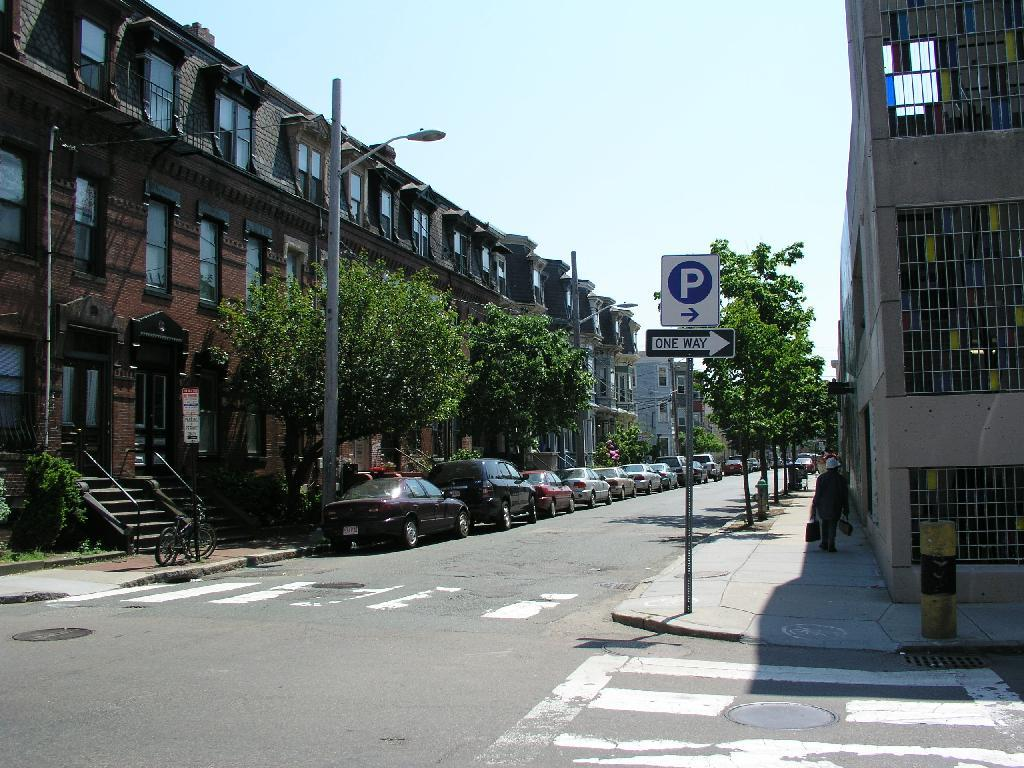
#> input picture data/i05june05_static_street_boston_p1010764.jpeg, 1024 x 768 px
$ jupyter execute --allow-errors 2019-12-03-retina-chicago-tests-copie.ipynb
#> lines starting #> are read from the running program, lines starting #| are printed output that depends on the picture
[cell 1]
import numpy as np
import matplotlib.pyplot as plt

#> (a cell that did not finish here is left out)

[cell 3]
#args = init(filename='../data/2019-07-23')
from easydict import EasyDict
args = EasyDict({'w': 28,
 'minibatch_size': 10,
 'train_batch_size': 1000,
 'test_batch_size': 126,
 'noise_batch_size': 1000,
 'mean': 0.1307,
 'std': 0.3081,
 'N_pic': 1718,
 'N_X': 1718,
 'N_Y': 2444,
 'N_X2': 98,
 'N_Y2': 140,
 'offset_std': 30,
 'offset_max': 34,
 'noise': 0.75,
 'contrast': 0.7,
 'sf_0': 0.1,
 'B_sf': 0.1,
 'N_theta': 6,
 'N_azimuth': 48,
 'N_eccentricity': 24,
 'N_phase': 2,
 'rho': 1.41,
 'bias_deconv': True,
 'p_dropout': 0.5,
 'dim1': 1000,
 'dim2': 1000,
 'lr': 0.005,
 'do_adam': 'adam',
 'bn1_bn_momentum': 0,
 'bn2_bn_momentum': 0,
 'momentum': 0,
 'epochs': 60,
 'num_processes': 1,
 'no_cuda': True,
 'log_interval': 20,
 'verbose': 1,
 'filename': '../data/2019-07-23',
 'seed': 2019,
 'N_cv': 10,
 'do_compute': True,
 'save_model': True,
 'zoomW': 300})

[cell 4]
print('N_X :', args.N_X)
print('N_Y :', args.N_Y)
print('N_theta :', args.N_theta)
print('N_azimuth :', args.N_azimuth)
print('N_eccentricity :', args.N_eccentricity)
print('N_phase :', args.N_phase)

[cell 5]
args.N_X, args.N_Y = 768, 1024
args_N_pic = args.N_Y

#> (a cell that did not finish here is left out)

#> (a cell that did not finish here is left out)

#> (a cell that did not finish here is left out)

#> (a cell that did not finish here is left out)

#> (a cell that did not finish here is left out)

#> (a cell that did not finish here is left out)

#> (a cell that did not finish here is left out)

#> (a cell that did not finish here is left out)

#> (a cell that did not finish here is left out)

#> (a cell that did not finish here is left out)

[cell 16]
from PIL import Image
impath = 'data/i05june05_static_street_boston_p1010764.jpeg'
im = Image.open(impath)
#> im is the input picture: PIL image 1024x768 RGB; mean R, G, B 109.8, 118.8, 118.3

[cell 17]
im

[cell 18]
im_color_npy = np.asarray(im)
im_color_npy

[cell 19]
im_bw = im.convert("L")
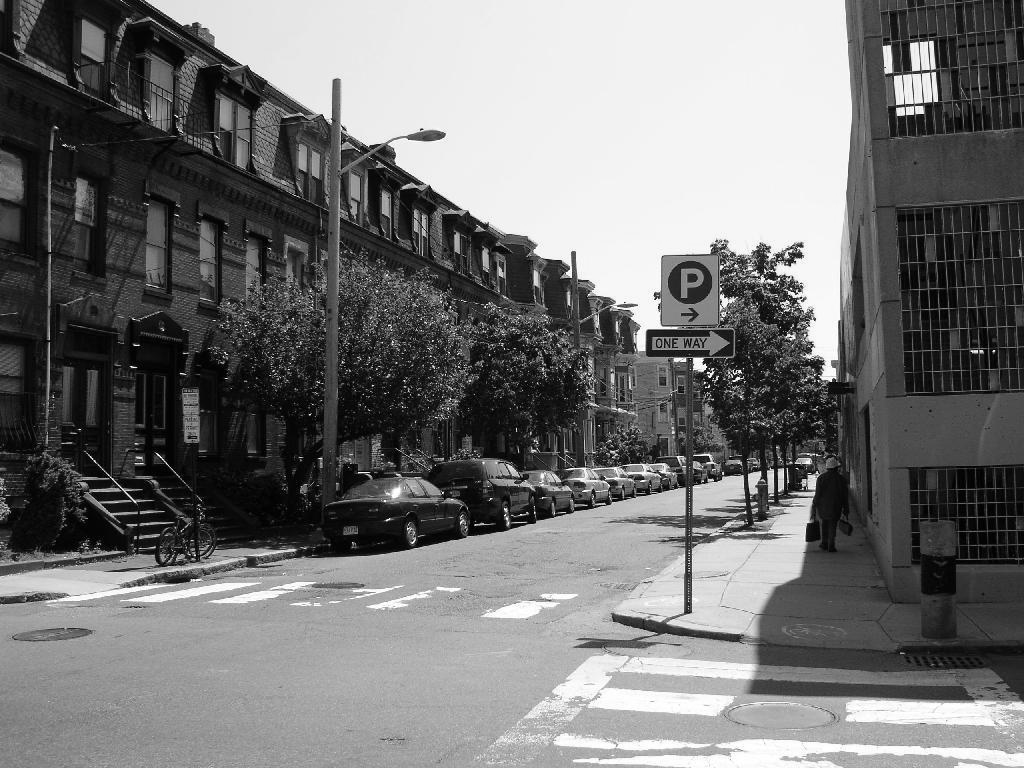
#> im_bw: PIL image 1024x768 L; min 0, max 255, mean 116.1

[cell 20]
im_bw

[cell 21]
im_npy = np.asarray(im_bw)

[cell 22]
im_npy

[cell 23]
args.N_X, args.N_Y = im_npy.shape
#> args.N_X = 768; args.N_Y = 1024
args_N_pic = args.N_Y
#> args_N_pic = 1024


$ run again, with data/i05june05_static_street_boston_p1010785.jpeg copied over data/i05june05_static_street_boston_p1010764.jpeg
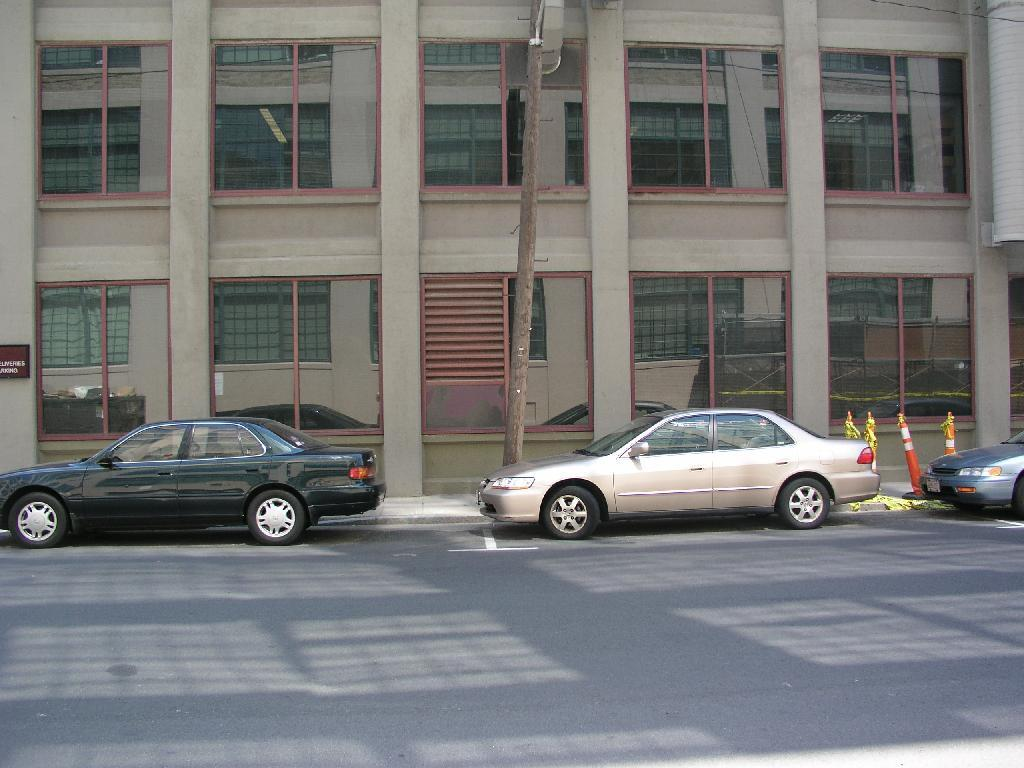
#> input picture data/i05june05_static_street_boston_p1010785.jpeg, 1024 x 768 px
#> im is the input picture: PIL image 1024x768 RGB; mean R, G, B 119.1, 119.6, 119.6
#> `im_bw = im.convert("L")`:
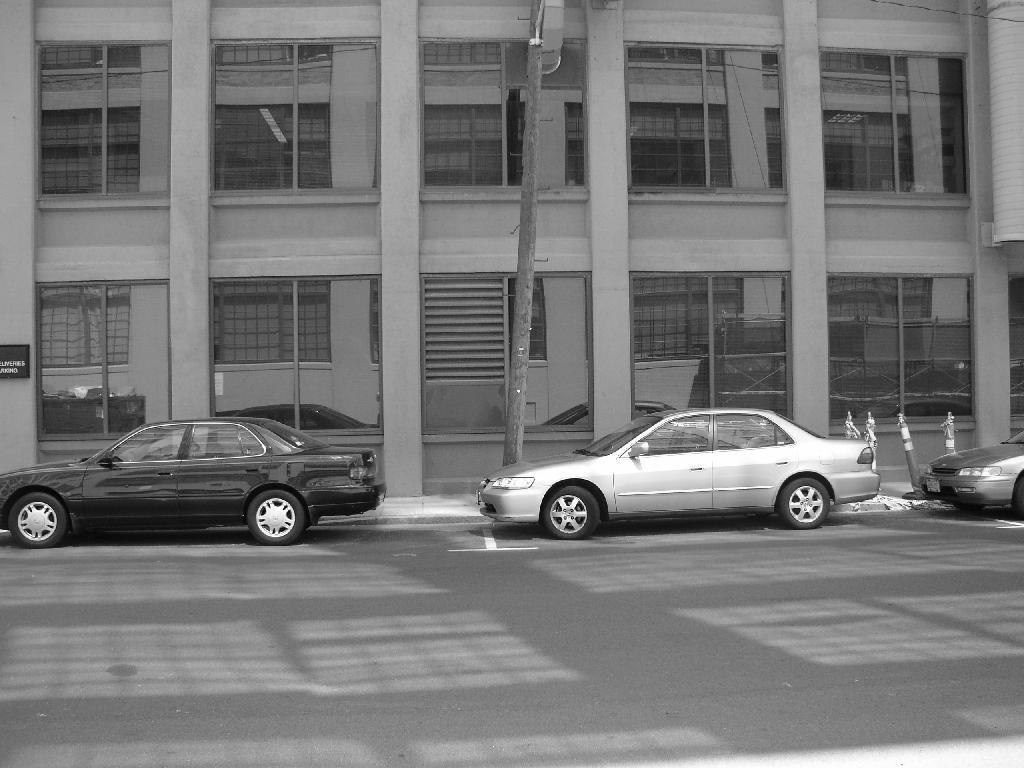
#> im_bw: PIL image 1024x768 L; min 0, max 255, mean 119.4

$ run again, with data/i05june05_static_street_boston_p1010800.jpeg copied over data/i05june05_static_street_boston_p1010764.jpeg
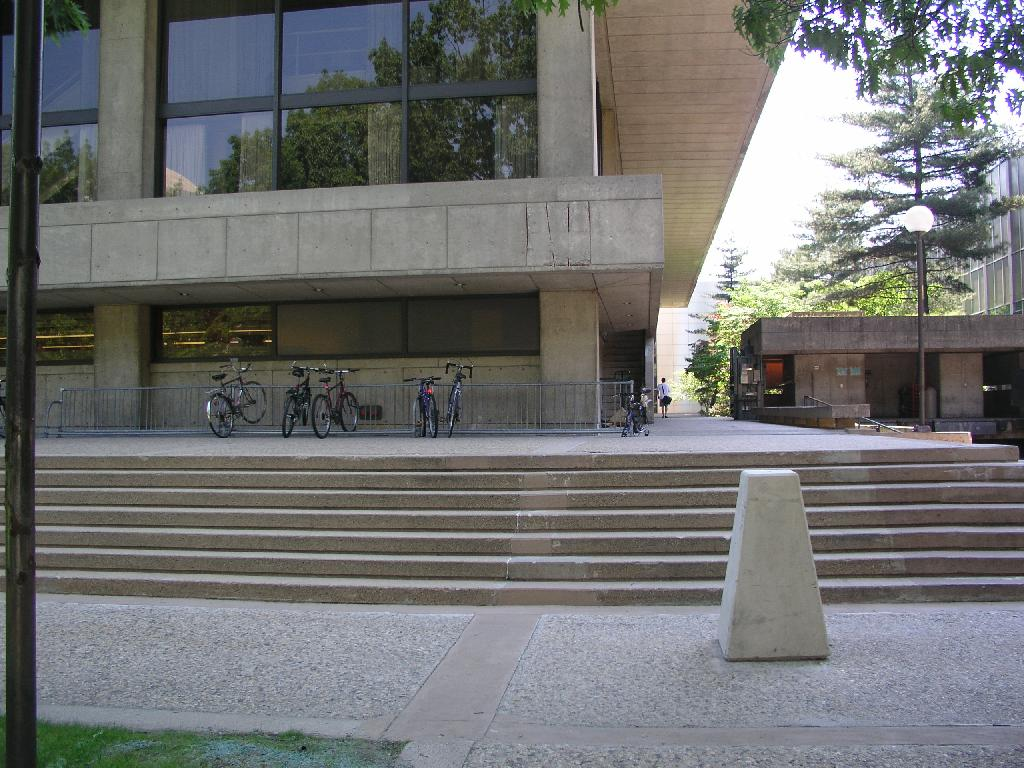
#> input picture data/i05june05_static_street_boston_p1010800.jpeg, 1024 x 768 px
#> im is the input picture: PIL image 1024x768 RGB; mean R, G, B 112.7, 113.6, 113.1
#> `im_bw = im.convert("L")`:
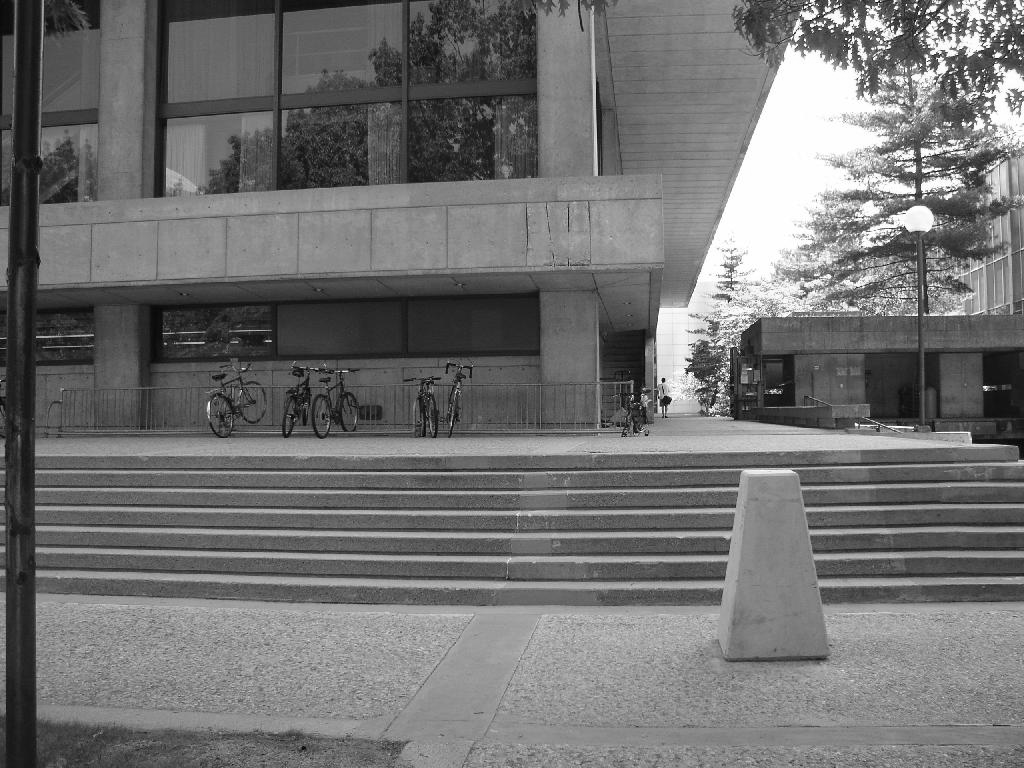
#> im_bw: PIL image 1024x768 L; min 1, max 255, mean 113.3

$ run again, with data/i05june05_static_street_boston_p1010806.jpeg copied over data/i05june05_static_street_boston_p1010764.jpeg
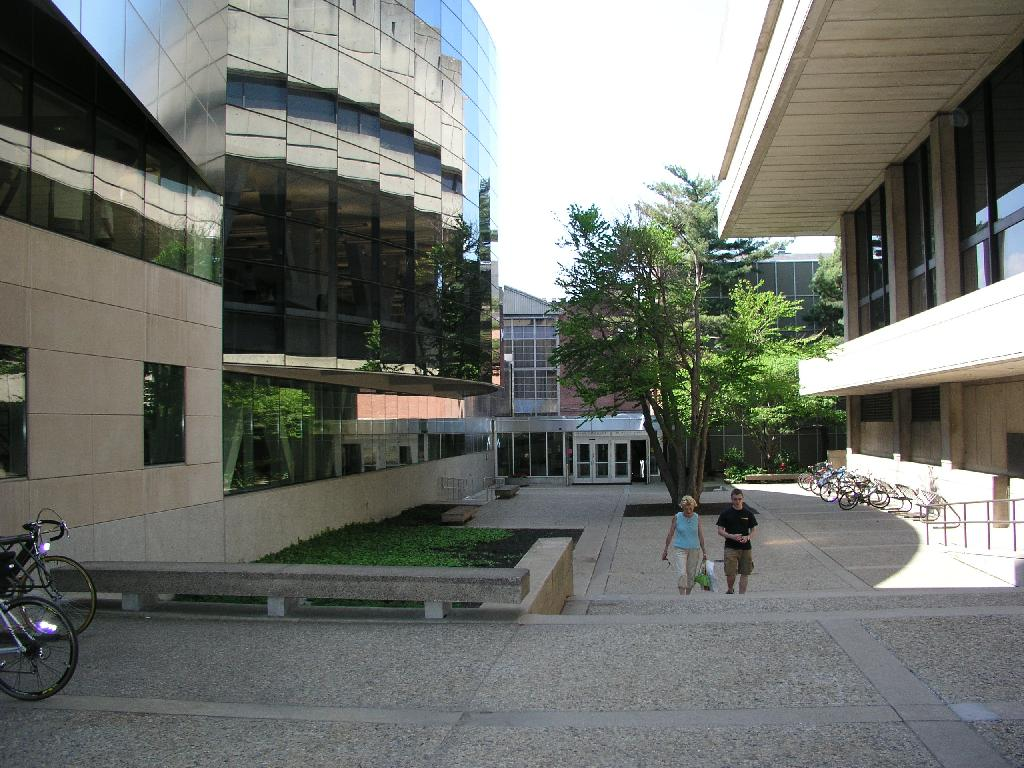
#> input picture data/i05june05_static_street_boston_p1010806.jpeg, 1024 x 768 px
#> im is the input picture: PIL image 1024x768 RGB; mean R, G, B 113.3, 116, 110.5
#> `im_bw = im.convert("L")`:
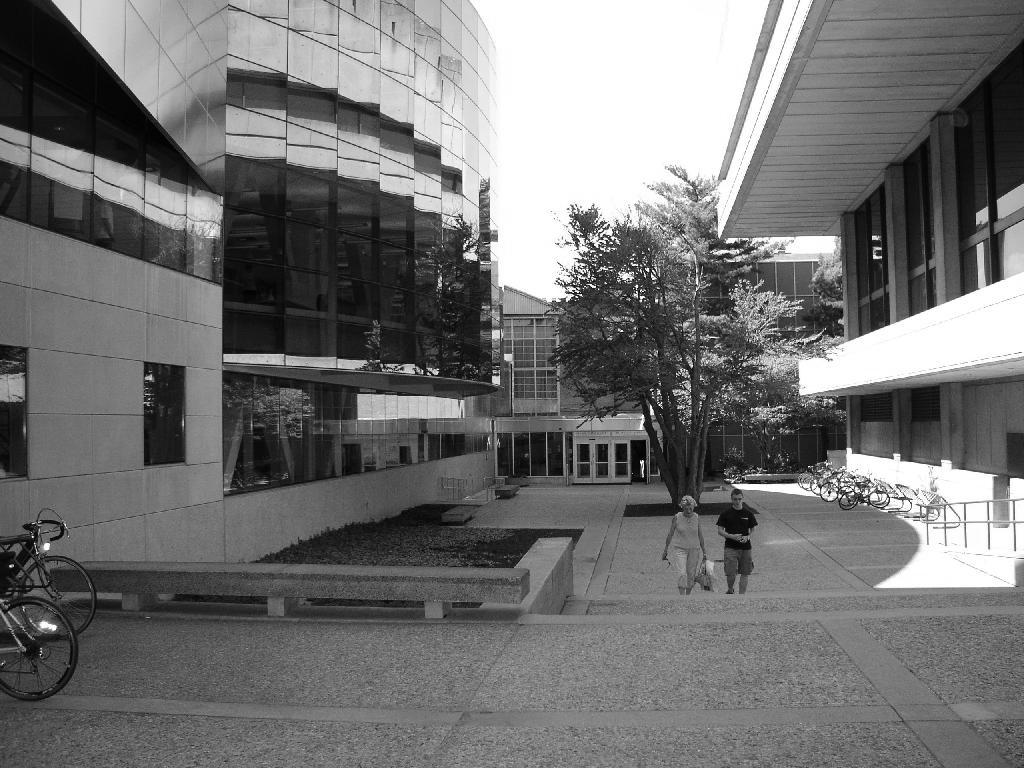
#> im_bw: PIL image 1024x768 L; min 0, max 255, mean 114.6
